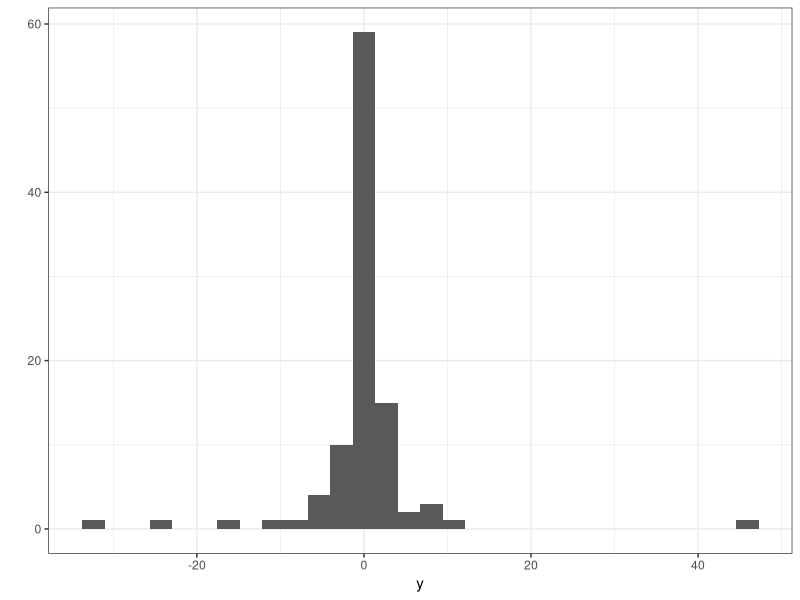
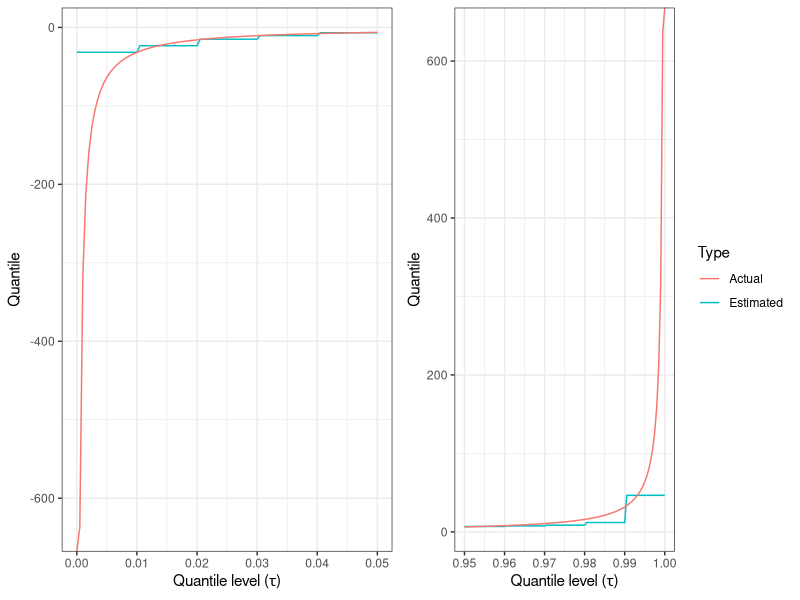

R code for these plots, in order:
## ---- chunk 1
suppressPackageStartupMessages(library(tidyverse))
## ---- chunk 2
set.seed(4)
y <- rt(100, df=1)
qplot(y) + theme_bw()
## ---- chunk 3
p1 <- ggplot(data.frame(x=c(0,0.05)), aes(x)) + 
    stat_function(aes(colour="Estimated"),
                  fun=function(x) quantile(y, probs=x, type=1)) +
    stat_function(aes(colour="Actual"),
                  fun=function(x) qt(x, df=1)) +
    scale_colour_discrete(guide=FALSE) +
    labs(x=expression(paste("Quantile level (", tau, ")")),
         y="Quantile") +
    theme_bw()
p2 <- ggplot(data.frame(x=c(0.95,1)), aes(x)) + 
    stat_function(aes(colour="Estimated"),
                  fun=function(x) quantile(y, probs=x, type=1)) +
    stat_function(aes(colour="Actual"),
                  fun=function(x) qt(x, df=1)) +
    scale_colour_discrete("Type") +
    labs(x=expression(paste("Quantile level (", tau, ")")),
         y="Quantile") +
    theme_bw()
cowplot::plot_grid(p1, p2, ncol=2)
